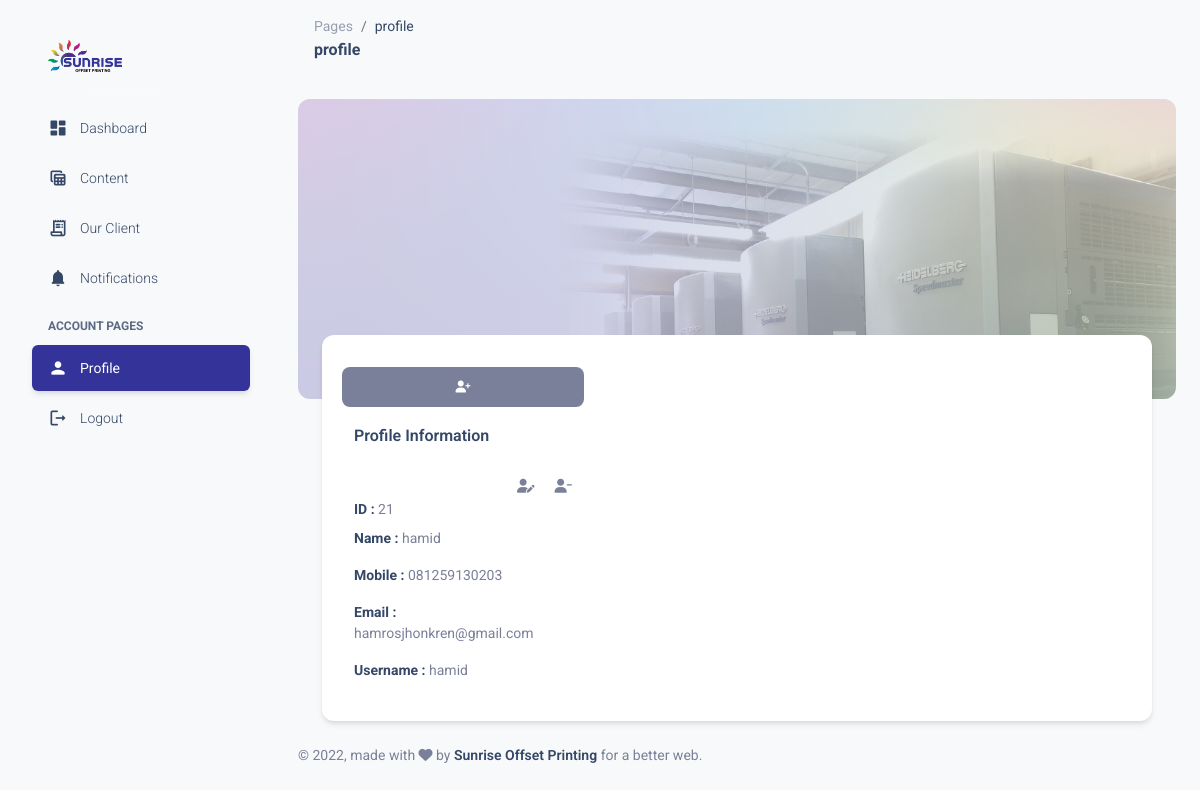
The app's page /admin/profile.php (signed in), older data.
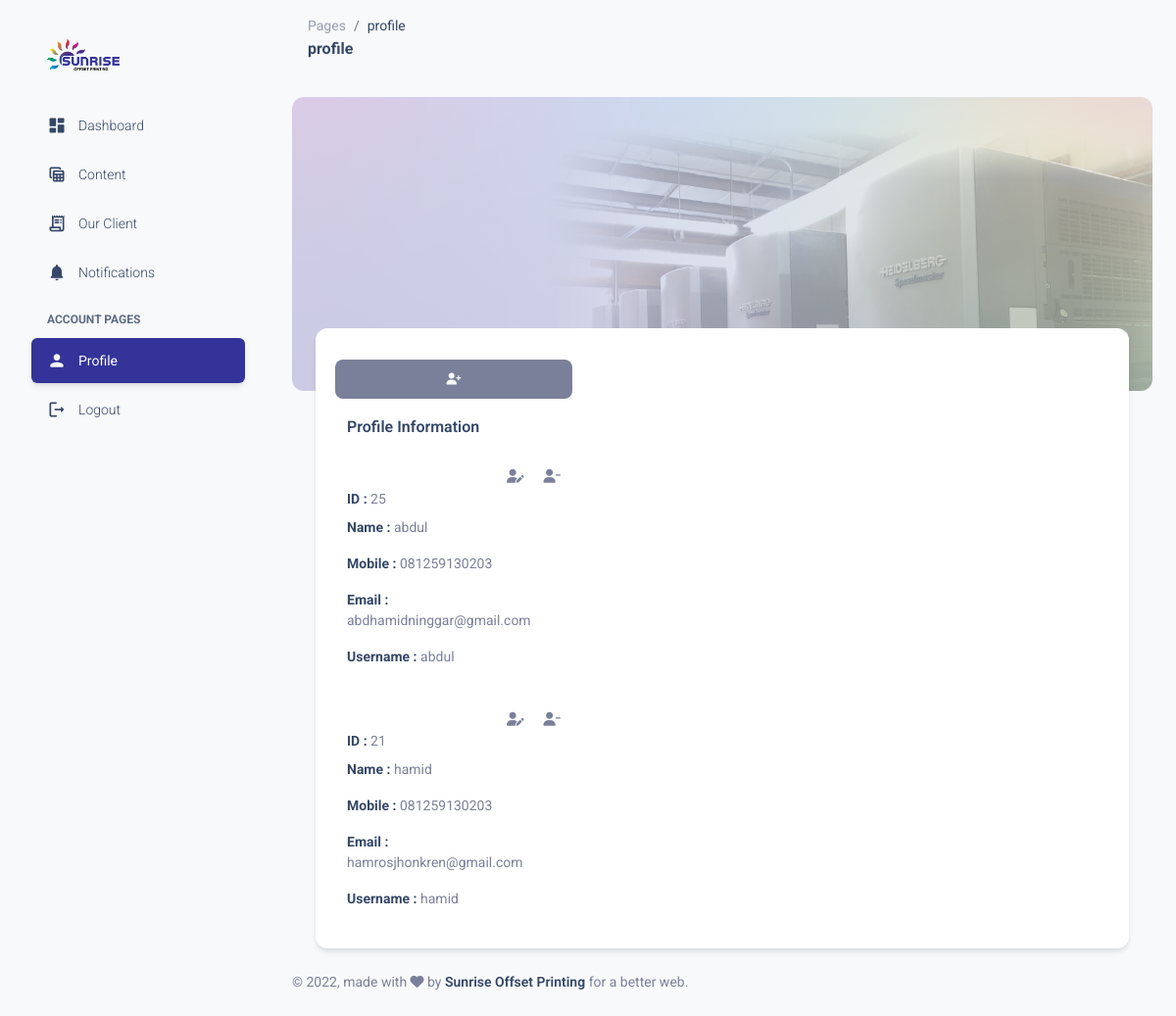
The same page, newer data.
### tables this page shows
CREATE TABLE `pengguna` (
  `id_pengguna` int(11) NOT NULL,
  `kode_pengguna` char(9) NOT NULL,
  `nama_pengguna` varchar(50) NOT NULL,
  `email` varchar(35) NOT NULL,
  `no_telp` char(14) NOT NULL,
  `username` varchar(50) NOT NULL,
  `password` varchar(100) NOT NULL,
  `status` int(11) NOT NULL
);

### admin/profile.php (the view, shortened to what this page needs)
<!DOCTYPE html>
<html lang="en">
  <head>
<link href="../admin/assets/css/nucleo-icons.css" rel="stylesheet" />
<link href="../admin/assets/css/nucleo-svg.css" rel="stylesheet" />
<link id="pagestyle" href="../admin/assets/css/material-dashboard.css" rel="stylesheet" />
  </head>
  <body class="g-sidenav-show  bg-gray-100">
 <aside class="sidenav navbar navbar-vertical navbar-expand-xs border-0 border-radius-xl my-3 fixed-start ms-3   bg-gradient-white" id="sidenav-main">
  <div class="sidenav-header">
    <a class="navbar-brand m-0" href="" target="_blank">
      <img src="assets/img/logo2.png" class="navbar-brand-img h-100" alt="main_logo">
    </a>
  </div>
  <hr class="horizontal light mt-0 mb-2">
  <div class="collapse navbar-collapse  w-auto " id="sidenav-collapse-main">
    <ul class="navbar-nav">
<li class="nav-item">
  <a class="nav-link text-dark " href="./index.php">
      <div class="text-dark text-center me-2 d-flex align-items-center justify-content-center">
        <i class="material-icons opacity-10">dashboard</i>
      </div>
    <span class="nav-link-text ms-1">Dashboard</span>
  </a>
</li>
<li class="nav-item">
  <a class="nav-link text-dark  " href="./content.php">
      <div class="text-dark text-center me-2 d-flex align-items-center justify-content-center">
        <i class="material-icons opacity-10">table_view</i>
      </div>
    <span class="nav-link-text ms-1">Content</span>
  </a>
</li>
<li class="nav-item">
  <a class="nav-link text-dark  " href="./ourclient.php">
      <div class="text-dark  text-center me-2 d-flex align-items-center justify-content-center">
        <i class="material-icons opacity-10">receipt_long</i>
      </div>
    <span class="nav-link-text ms-1">Our Client</span>
  </a>
</li>
<li class="nav-item">
  <a class="nav-link text-dark " href="./notifications.php">
      <div class="text-dark text-center me-2 d-flex align-items-center justify-content-center">
        <i class="material-icons opacity-10">notifications</i>
      </div>
    <span class="nav-link-text ms-1">Notifications</span>
  </a>
</li>
    <li class="nav-item mt-3">
      <h6 class="ps-4 ms-2 text-uppercase text-xs text-dark font-weight-bolder opacity-8">Account pages</h6>
    </li>
<li class="nav-item">
  <a class="nav-link text-dark active bg-gradient-primary " href="./profile.php">
      <div class="text-dark text-center me-2 d-flex align-items-center justify-content-center">
        <i class="material-icons opacity-10">person</i>
      </div>
    <span class="nav-link-text ms-1">Profile</span>
  </a>
</li>
      <li class="nav-item">
        <a class="nav-link text-dark " href="./logout.php">
            <div class="text-dark text-center me-2 d-flex align-items-center justify-content-center">
              <i class="material-icons opacity-10">logout</i>
            </div>
          <span class="nav-link-text ms-1">Logout</span>
        </a>
      </li>
    </ul>
  </div>
</aside>
      <main class="main-content border-radius-lg ">
<nav class="navbar navbar-main navbar-expand-lg px-0 mx-4 shadow-none border-radius-xl" id="navbarBlur" data-scroll="true">
  <div class="container-fluid py-1 px-3">
    <nav aria-label="breadcrumb">
      <ol class="breadcrumb bg-transparent mb-0 pb-0 pt-1 px-0 me-sm-6 me-5">
        <li class="breadcrumb-item text-sm"><a class="opacity-5 text-dark" href="javascript:;">Pages</a></li>
        <li class="breadcrumb-item text-sm text-dark active" aria-current="page">profile</li>
      </ol>
      <h6 class="font-weight-bolder mb-0">profile</h6>
  </nav>
  </div>
  </nav>
<div class="container-fluid px-2 px-md-4">
      <div class="page-header min-height-300 border-radius-xl mt-4" style="background-image: url('../assets/img/background-01.png');">
        <span class="mask  bg-gradient-primary  opacity-1"></span>
      </div>
      <div class="card card-body mx-3 mx-md-4 mt-n6">
        <div class="row gx-4">
<div class="col-12 col-xl-4">
              <div class="card card-plain h-100">
                <div class="card-header pb-0 p-3">
                  <div class="row">
                  <a class="btn btn-secondary mb-3" id="btn-tambah-profile">
                        <i class="fas fa-user-plus" data-bs-toggle="tooltip" data-bs-placement="top" title="Tambah Profile"></i>
                      </a>
                    <div class="col d-flex align-items-center">
                      <h6 class="mb-2">Profile Information</h6>
                    </div>
                  </div>
                </div>
                <?php
                        include '../config/database.php';
                        $sql="select * from pengguna order by id_pengguna desc";
                        $hasil=mysqli_query($kon,$sql);
                        while ($data = mysqli_fetch_array($hasil)):
                    ?>
                <div class="card-body p-3">
                  <ul class="list-group">
                  <div class="ms-auto text-end">
                      <a class="btn-edit" id_pengguna="<?php echo $data['id_pengguna']; ?>" kode_pengguna="<?php echo $data['kode_pengguna']; ?>">
                        <i class="fas fa-user-edit text-secondary text-sm mx-3"></i>
                      </a>
                      <a class="btn-hapus" id_pengguna="<?php echo $data['id_pengguna']; ?>" kode_pengguna="<?php echo $data['kode_pengguna']; ?>" ><i class="fas fa-user-minus text-secondary text-sm"></i>
                      </a>
                    </div>
                    <li class="list-group-item border-0 ps-0 pt-0 text-sm"><strong class="text-dark">ID : </strong><?php echo $data['id_pengguna']; ?></li>
                    <li class="list-group-item border-0 ps-0 pt-0 text-sm"><strong class="text-dark">Name : </strong><?php echo $data['nama_pengguna']; ?></li>
                    <li class="list-group-item border-0 ps-0 text-sm"><strong class="text-dark">Mobile : </strong><?php echo $data['no_telp']; ?></li>
                    <li class="list-group-item border-0 ps-0 text-sm"><strong class="text-dark">Email : </strong><?php echo $data['email']; ?></li>
                    <li class="list-group-item border-0 ps-0 text-sm"><strong class="text-dark">Username : </strong><?php echo $data['username']; ?></li>
                  </ul>
                </div>
                <?php endwhile; ?>
              </div>
            </div>
            </div>
              </div>
            </div>
<footer class="footer py-4 w-100  ">
  <div class="container-fluid">
    <div class="row align-items-center justify-content-lg-between">
      <div class="col-lg-6 mb-lg-0 mb-4">
        <div class="copyright text-center text-sm text-muted text-lg-start">
          © ,
          made with <i class="fa fa-heart"></i> by
          <a href="" class="font-weight-bold" target="_blank">Sunrise Offset Printing</a>
          for a better web.
        </div>
      </div>
    </div>
  </div>
</footer>
</main>
  </body>
</html>

Row changes from the older to the newer data that the page shows:
added pengguna: id_pengguna "25", nama_pengguna "abdul", no_telp "081259130203", email "abdhamidninggar@gmail.com", username "abdul"
